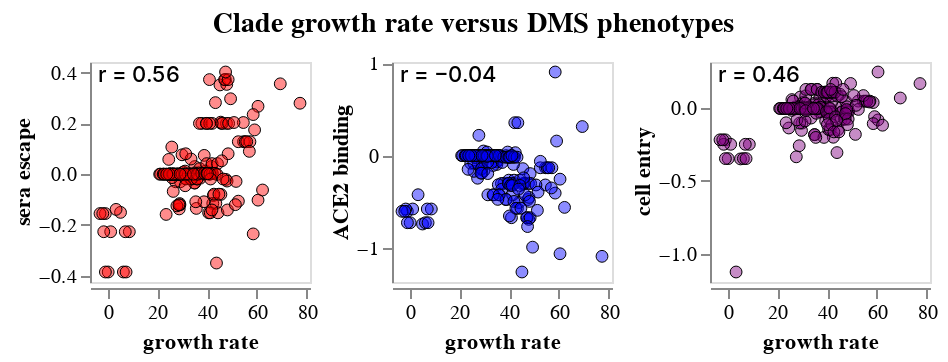

Notebook cell for this chart:
### Markdown cell above
## Correlation between growth and clade phenotypes
Correlate absolute clade growth with phenotypes.

### Code cell
clade_dms_growth_df_tidy = clade_growth_dms_df.melt(
    id_vars=[c for c in clade_growth_dms_df.columns if c not in phenotypes],
    value_vars=phenotypes,
    var_name="phenotype_name",
    value_name="phenotype",
)

clade_growth_phenotype_chart_size = 110

clade_growth_phenotype_corr_base = (
    alt.Chart(clade_dms_growth_df_tidy)
    .add_params(clade_selection)
    .properties(width=clade_growth_phenotype_chart_size, height=clade_growth_phenotype_chart_size)
)

clade_growth_phenotype_scatter = (
    clade_growth_phenotype_corr_base
    .encode(
        alt.X(
            "growth_rate",
            title="growth rate",
            scale=alt.Scale(nice=False, padding=5),
        ),
        alt.Y("phenotype:Q", title=None, scale=alt.Scale(nice=False, padding=5)),
        alt.Fill(
            "phenotype_name:N",
            sort=phenotypes,
            legend=None,
            scale=alt.Scale(domain=phenotypes, range=list(phenotype_colors.values())),
        ),
        size=alt.condition(clade_selection, alt.value(70), alt.value(35)),
        strokeWidth=alt.condition(clade_selection, alt.value(2), alt.value(0.5)),
        tooltip=["phenotype_name:O", alt.Tooltip("phenotype:Q", format=".2f"), "growth_rate", "clade", "date", "n_sequences"],
    )
    .mark_circle(stroke="black", strokeOpacity=1, fillOpacity=0.45)
)

clade_growth_phenotype_r = (
    clade_growth_phenotype_corr_base
    .transform_regression("growth_rate", "phenotype", params=True)
    .transform_calculate(
        r=alt.expr.if_(
            alt.datum["coef"][1] >= 0,
            alt.expr.sqrt(alt.datum["rSquared"]),
            -alt.expr.sqrt(alt.datum["rSquared"]),
        ),
        label='"r = " + format(datum.r, ".2f")',
    )
    .mark_text(align="left", color="black", fontWeight=500, fontSize=11, opacity=1)
    .encode(
        x=alt.value(4),
        y=alt.value(7),
        text=alt.Text("label:N"),
    )
)

clade_growth_phenotype_chart = (
    (clade_growth_phenotype_scatter + clade_growth_phenotype_r)
    .facet(
        facet=alt.Facet(
            "phenotype_name:O",
            sort=phenotypes,
            header=alt.Header(
                orient="left",
                labelFontStyle="bold",
                labelFontSize=11,
                labelPadding=2,
                title=None,
            ),
        ),
        spacing=8,
        columns=len(phenotypes_basic),
    )
    .properties(
        title=alt.TitleParams(
            "Clade growth rate versus DMS phenotypes",
            anchor="middle",
            fontSize=14,
            dy=-3,
        ),
    )
    .resolve_scale(y="independent")
    .configure_axis(grid=False)
)

display(clade_growth_phenotype_chart)

### Figure 1 — Vega-Lite specification as saved in the notebook (floating-point values rounded to 4 significant figures; data arrays with more than 128 entries replaced by an {"elided": "..."} marker saying what was removed)
{"config": {"view": {"continuousWidth": 300, "continuousHeight": 300}, "axis": {"grid": false}}, "data": {"name": "data-e4193874e9805f82de034aa0de135008"}, "facet": {"field": "phenotype_name", "header": {"labelFontSize": 11, "labelFontStyle": "bold", "labelPadding": 2, "orient": "left", "title": null}, "sort": ["sera escape", "ACE2 binding", "cell entry"], "type": "ordinal"}, "spec": {"layer": [{"mark": {"type": "circle", "fillOpacity": 0.45, "stroke": "black", "strokeOpacity": 1}, "encoding": {"fill": {"field": "phenotype_name", "legend": null, "scale": {"domain": ["sera escape", "ACE2 binding", "cell entry"], "range": ["red", "blue", "purple"]}, "sort": ["sera escape", "ACE2 binding", "cell entry"], "type": "nominal"}, "size": {"condition": {"param": "param_2", "value": 70, "empty": false}, "value": 35}, "strokeWidth": {"condition": {"param": "param_2", "value": 2, "empty": false}, "value": 0.5}, "tooltip": [{"field": "phenotype_name", "type": "ordinal"}, {"field": "phenotype", "format": ".2f", "type": "quantitative"}, {"field": "growth_rate", "type": "quantitative"}, {"field": "clade", "type": "nominal"}, {"field": "date", "type": "nominal"}, {"field": "n_sequences", "type": "quantitative"}], "x": {"field": "growth_rate", "scale": {"nice": false, "padding": 5}, "title": "growth rate", "type": "quantitative"}, "y": {"field": "phenotype", "scale": {"nice": false, "padding": 5}, "title": null, "type": "quantitative"}}, "name": "view_8"}, {"mark": {"type": "text", "align": "left", "color": "black", "fontSize": 11, "fontWeight": 500, "opacity": 1}, "encoding": {"text": {"field": "label", "type": "nominal"}, "x": {"value": 4}, "y": {"value": 7}}, "transform": [{"on": "growth_rate", "regression": "phenotype", "params": true}, {"calculate": "if((datum['coef'][1] >= 0),sqrt(datum['rSquared']),(-sqrt(datum['rSquared'])))", "as": "r"}, {"calculate": "\"r = \" + format(datum.r, \".2f\")", "as": "label"}]}], "height": 110, "width": 110}, "columns": 3, "params": [{"name": "param_2", "select": {"type": "point", "fields": ["clade"], "on": "mouseover"}, "views": ["view_8"]}], "resolve": {"scale": {"y": "independent"}}, "spacing": 8, "title": {"text": "Clade growth rate versus DMS phenotypes", "anchor": "middle", "dy": -3, "fontSize": 14}, "$schema": "https://vega.github.io/schema/vega-lite/v5.8.0.json", "datasets": {"data-e4193874e9805f82de034aa0de135008": {"elided": "603 records"}}}
